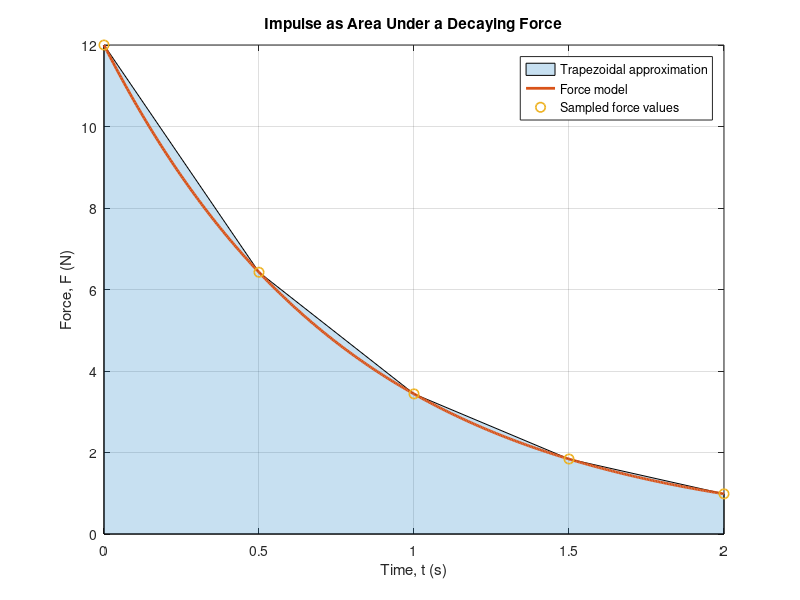

The MATLAB source for this figure: (Note: this script raises an error after producing the figure.)
%[text] # Week 7 Lecture Demonstration: Numerical Integration of a Decaying Force
%[text] **LECTURE DEMONSTRATION**
%[text] PHY4605 Physics-First Reproducible MATLAB Notebook
%%
%[text] ## Physical Question and Learning Outcomes
%[text] A time-dependent force acts on an object and gradually decays. How can sampled force values estimate the total impulse delivered from $t=0$ to $t=2.0$ s, and how do we decide whether the numerical integral is credible?
%[text] **Learning outcomes.** By the end of this demonstration, you can connect area under a force-time curve to impulse and its unit, trace a composite trapezoidal calculation and MATLAB `trapz` call, and validate the estimate by refinement and comparison with an analytic reference.
%%
%[text] ## Model, Assumptions, Variables, and Units
%[text] Use $F(t)=F\_0\\exp(-t/\\tau)$ with a positive force direction, constant decay time, and the force model valid over the stated interval. The accumulated impulse is $J=\\int\_0^T F(t),dt$. Force is in newtons and time is in seconds, so impulse has unit N s, equivalent to kg m/s.
F0_N = 12;             % initial force (N)
tau_s = 0.8;           % decay time (s)
T_s = 2.0;             % upper integration limit (s)
coarse_intervals = 4;  % first Core resolution
%%
%[text] ## Prediction Before Computing
%[text] The force remains positive throughout the interval, so the impulse must be positive. Because the force immediately decreases below `F0_N`, the area must also be smaller than the rectangle `F0_N*T_s = 24 N s`. These are useful physical checks before seeing a numerical answer.
impulse_upper_bound_Ns = F0_N*T_s
%%
%[text] ## See the Integral as Accumulated Area
%[text] The exact force curve is smooth, but a numerical integrator only uses sampled values. With four equal intervals, five force samples define four trapezoids. Their combined area approximates the impulse.
t_curve_s = linspace(0,T_s,401);
F_curve_N = F0_N*exp(-t_curve_s/tau_s);
t_coarse_s = linspace(0,T_s,coarse_intervals+1);
F_coarse_N = F0_N*exp(-t_coarse_s/tau_s);
area(t_coarse_s,F_coarse_N,'FaceAlpha',0.22)
hold on
plot(t_curve_s,F_curve_N,'LineWidth',2)
plot(t_coarse_s,F_coarse_N,'o','MarkerSize',7,'LineWidth',1.2)
hold off
grid on
xlabel('Time, t (s)')
ylabel('Force, F (N)')
title('Impulse as Area Under a Decaying Force')
legend('Trapezoidal approximation','Force model','Sampled force values','Location','best')
%%
%[text] ## One Trapezoid in Words
%[text] For adjacent samples at `t_i` and `t_(i+1)`, approximate the force between them by a straight line. The area of that strip is the interval width multiplied by the average of the two endpoint forces: `0.5*(F_i + F_(i+1))*Delta_t`. Adding all strips gives the composite trapezoidal estimate.
dt_coarse_s = T_s/coarse_intervals;
first_trapezoid_Ns = 0.5*(F_coarse_N(1)+F_coarse_N(2))*dt_coarse_s
%%
%[text] ## Composite Trapezoidal Algorithm Before MATLAB
%[text] In words: choose the lower and upper limits; sample the independent variable at a chosen resolution; evaluate the physical quantity at those sample points; form trapezoid areas between neighbouring samples; add the areas; then repeat at a finer resolution and compare with an independent reference.
%%
%[text] ## Work the Coarse Composite Estimate
%[text] For uniform spacing, the first and last samples contribute half weight while interior samples contribute full weight. The expression below is the four-interval composite trapezoidal rule written explicitly so the weighting is visible.
J_coarse_manual_Ns = dt_coarse_s*(0.5*F_coarse_N(1) + ...
    sum(F_coarse_N(2:end-1)) + 0.5*F_coarse_N(end))
%%
%[text] ## Use MATLAB `trapz`
%[text] MATLAB's `trapz(x,y)` performs the same trapezoidal accumulation using the supplied sample coordinates. Passing the time array is important because it preserves the physical spacing and therefore the correct impulse unit.
J_coarse_trapz_Ns = trapz(t_coarse_s,F_coarse_N)
assert(abs(J_coarse_trapz_Ns-J_coarse_manual_Ns) < 1e-12, ...
    'Manual and trapz trapezoidal estimates should agree.')
%%
%[text] ## Compare Three Resolutions
%[text] Keep the force model and integration limits fixed while refining only the number of intervals. This separates numerical-resolution effects from changes in the physical problem.
interval_count = [4 8 16];
dt_s = zeros(size(interval_count));
J_trapz_Ns = zeros(size(interval_count));
for k = 1:numel(interval_count)
    n = interval_count(k);
    t_sample_s = linspace(0,T_s,n+1);
    F_sample_N = F0_N*exp(-t_sample_s/tau_s);
    dt_s(k) = T_s/n;
    J_trapz_Ns(k) = trapz(t_sample_s,F_sample_N);
end
refinement_table = table(interval_count(:),dt_s(:),J_trapz_Ns(:), ...
    'VariableNames',{'Intervals','DeltaT_s','ImpulseTrapz_Ns'})
%%
%[text] ## Analytic Reference for Validation
%[text] For this teaching model, the integral can also be evaluated analytically. That exact result is used only as an independent reference: $J\_{exact}=F\_0\\tau\[1-\\exp(-T/\\tau)\]$.
J_exact_Ns = F0_N*tau_s*(1-exp(-T_s/tau_s))
abs_error_Ns = abs(J_trapz_Ns-J_exact_Ns);
rel_error_percent = 100*abs_error_Ns/abs(J_exact_Ns);
validation_table = table(interval_count(:),dt_s(:),J_trapz_Ns(:), ...
    abs_error_Ns(:),rel_error_percent(:), ...
    'VariableNames',{'Intervals','DeltaT_s','ImpulseTrapz_Ns','AbsoluteError_Ns','RelativeError_percent'})
%%
%[text] ## Core Validation: Refinement Plus Reference Comparison
%[text] The required Week 7 evidence is not merely that `trapz` returns a number. The estimate should preserve the physical unit, remain inside the expected physical bound, move toward the reference as the sampling is refined, and have a small stated error at the finest supplied resolution.
finest_impulse_Ns = J_trapz_Ns(end)
finest_abs_error_Ns = abs_error_Ns(end)
finest_rel_error_percent = rel_error_percent(end)
assert(all(J_trapz_Ns > 0 & J_trapz_Ns < impulse_upper_bound_Ns), ...
    'Impulse estimates should satisfy the physical sign and upper-bound checks.')
assert(all(diff(abs_error_Ns) < 0), ...
    'The supplied refinements should reduce trapezoidal error for this model.')
assert(finest_rel_error_percent < 0.25, ...
    'Finest supplied trapezoidal estimate should be within 0.25 percent of the analytic reference.')
%%
%[text] ## Diagnose a Runnable but Wrong `trapz` Call
%[text] `trapz(F_coarse_N)` assumes unit spacing between samples. It therefore does not know that neighbouring force samples are separated by `0.5 s`. The code runs, but its numerical value is not the physical impulse unless the missing spacing is handled correctly.
wrong_missing_time_axis = trapz(F_coarse_N)
correct_with_time_axis_Ns = trapz(t_coarse_s,F_coarse_N)
%%
%[text] ## Working Exposure: Read a Supplied Simpson Comparison
%[text] A supplied composite Simpson result for eight intervals is `8.8124455163 N s`, compared with the exact `8.8119840132 N s`. Use this only to read a method comparison: both methods estimate the same accumulated quantity, but Week 7 Core work does not require deriving Simpson's rule or implementing several quadrature formulas independently.
J_simpson_supplied_Ns = 8.8124455163;
simpson_abs_error_Ns = abs(J_simpson_supplied_Ns-J_exact_Ns)
%%
%[text] ## Working Exposure: Read the Refinement Pattern
%[text] For this smooth force curve, halving the sample spacing from `0.50` to `0.25` to `0.125 s` reduces the trapezoidal error substantially. The table is evidence of convergence for this example. Deriving a formal quadrature error order belongs to Optional stretch.
error_reduction_factor = abs_error_Ns(1:end-1)./abs_error_Ns(2:end)
%%
%[text] ## Three Takeaways
%[text] First, a numerical integral represents physical accumulation, so its unit combines the vertical-axis unit with the horizontal-axis unit. Second, the trapezoidal rule adds areas formed from neighbouring sampled values, and MATLAB `trapz(x,y)` preserves the actual sample coordinates. Third, refine the sampling and compare with an analytic or supplied reference before trusting the accumulated result.
%%
%[text] ## Reproducibility Record
%[text] Run sections from top to bottom in a fresh MATLAB session. This demonstration requires MATLAB R2025a or later and base MATLAB only. Locked values are `F0_N=12`, `tau_s=0.8`, `T_s=2.0`, and Core interval counts `[4 8 16]`. No hidden Workspace state is required.

%[appendix]{"version":"1.0"}
